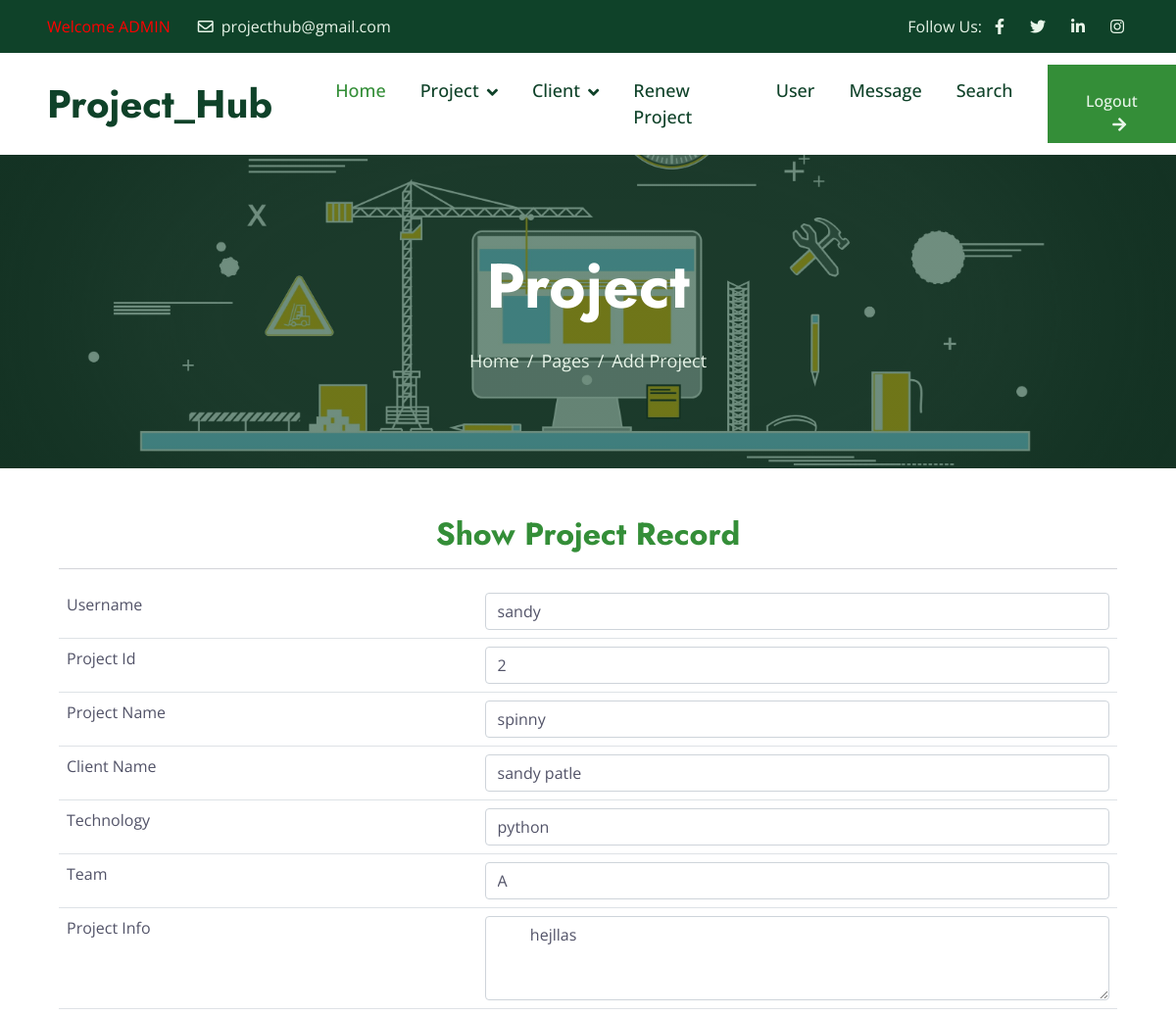
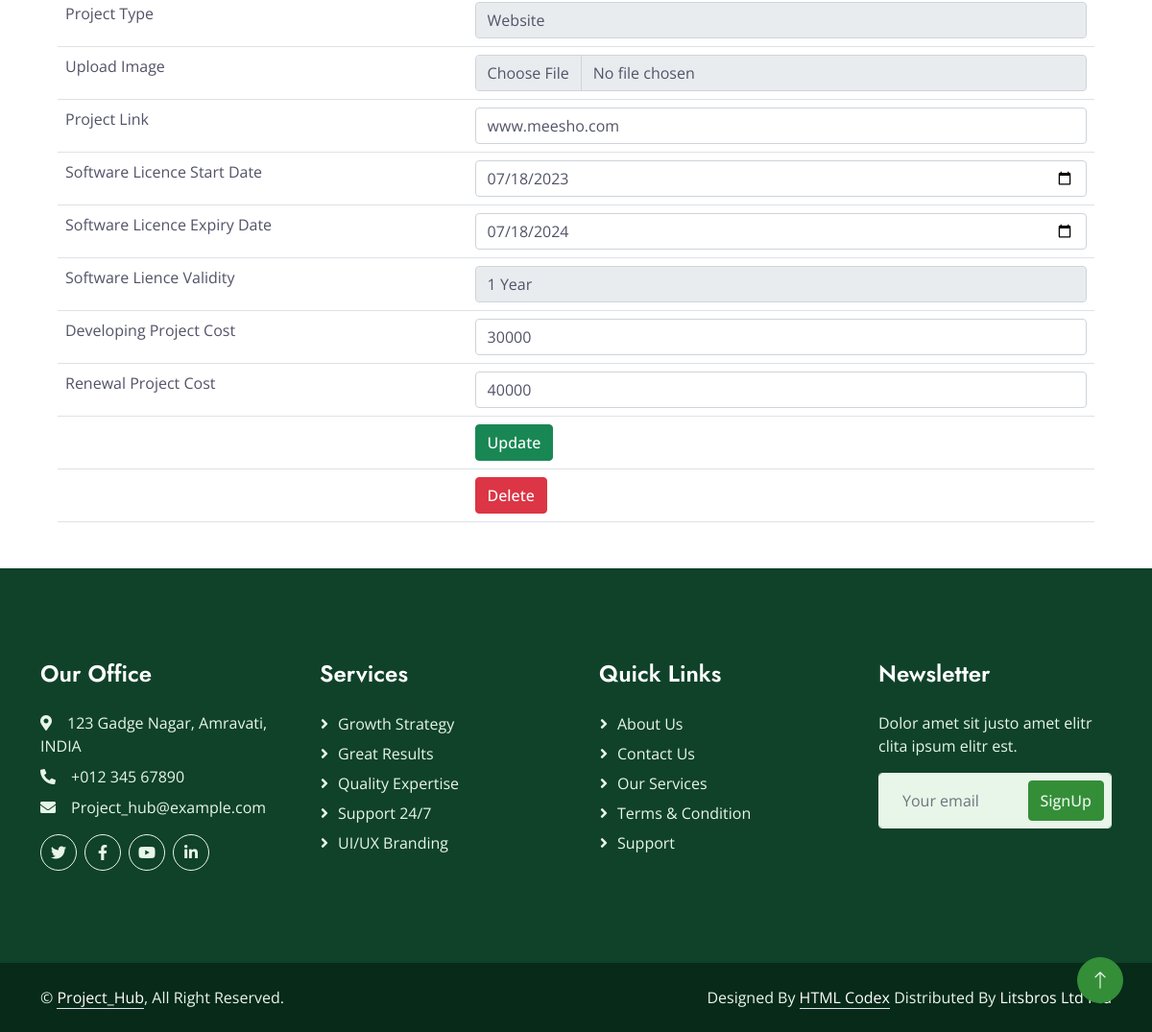
Screenshot of /project-singlerecord/2/ with the database file from the repository (2 pictures, top to bottom).
### homepage/models.py (models this page shows)
class Project(models.Model):
    project_username = models.CharField(max_length=200)
    project_id = models.IntegerField(default=1, primary_key=True)
    project_name = models.CharField(max_length=200)
    project_clientname = models.CharField(max_length=200)
    project_technology = models.CharField(max_length=200)
    project_team = models.CharField(max_length=200)
    project_info = models.CharField(max_length=500)
    project_type = models.CharField(max_length=100)
    project_image = models.ImageField()
    project_link = models.CharField(max_length=200)
    project_startdate = models.CharField(max_length=100)
    project_enddate = models.CharField(max_length=200)
    project_validity = models.CharField(max_length=200)
    project_dcost = models.IntegerField(default=1)
    project_rcost = models.IntegerField(default=1)

### homepage/views.py (the view)
# urls.py: path('project-singlerecord/<int:project_id>/', views.adminproject_singlerecord, name="Admin Project Single Record Show"),
def adminproject_singlerecord(request, project_id):
    x = Project.objects.get(project_id = project_id)
    return render(request, 'adminproject_singlerecord.html',{'projectlist':x})

### templates/adminproject_singlerecord.html (shortened to what this page needs)
{% include "header.html" %}
{% include "adminnavbar.html" %}
    <div class="container-fluid page-header py-5 mb-5 wow fadeIn" data-wow-delay="0.1s">
        <div class="container text-center py-5">
            <h1 class="display-3 text-white mb-4 animated slideInDown">Project </h1>
            <nav aria-label="breadcrumb animated slideInDown">
                <ol class="breadcrumb justify-content-center mb-0">
                    <li class="breadcrumb-item"><a href="#">Home</a></li>
                    <li class="breadcrumb-item"><a href="#">Pages</a></li>
                    <li class="breadcrumb-item active" aria-current="page"> Add Project</li>
                </ol>
            </nav>
        </div>
    </div>
		<center>
		<div style="width:90%">
            <h2 class="title">
							<center><a href="#"> Show Project Record</a></center>
							</h2>
							<hr color="Orange">
							<table class="table table-hover">
								<form method="post" action="/adminupdate-prosuccess/{{projectlist.project_id}}/">
                              	 <tr>
									<td>Username</td>
									<td><input type="text" class="form-control" name="txtusername" placeholder="Enter the Username" value="{{projectlist.project_username}}"> </td>
								</tr>
								<tr>
									<td>Project Id</td>
									<td><input type="text" class="form-control" name="txtprojectid" placeholder="Enter the ProjectId" value="{{projectlist.project_id}}"> </td>
								</tr>
								<tr>
									<td>Project Name</td>
									<td><input type="text" class="form-control" name="txtprojectname" placeholder="Enter the Project Name" value="{{projectlist.project_name}}"> </td>
								</tr>
								<tr>
									<td>Client Name</td>
									<td><input type="text" class="form-control" name="txtclientname" placeholder="Enter the Client Name" value="{{projectlist.project_clientname}}"> </td>
								</tr>
								<tr>
									<td>Technology</td>
									<td><input type="text" class="form-control" name="txttechnology" placeholder="Enter the Technology" value="{{projectlist.project_technology}}"> </td>
								</tr>
								<tr>
									<td>Team</td>
									<td><input type="text" class="form-control" name="txtteam" placeholder="Enter the Team Name" value="{{projectlist.project_team}}"> </td>
								</tr>
								<tr>
									<td>Project Info</td>
									<td> <textarea class="form-control" id="exampleFormControlTextarea1" name="txtprojectinfo" rows="3" > {{projectlist.project_info}} </textarea></td>
								</tr>
								<tr>
									<td>Project Type </td>
									<td>
										<select name="txtprojecttype" id="type" class="form-control" value="{{projectlist.project_type}}">
											<option>Website</option>
										</select>
									</td>
								</tr>
								<tr>
									<td> Upload Image </td>
									<td><input type="file" class="form-control" name="projectimg" accept="image/png, image/jpeg" value="{{projectlist.project_image}}"> </td>
								</tr>
								<tr>
									<td>Project Link</td>
									<td><input type="text" class="form-control" name="txtlink" placeholder="Enter the Project Link" value="{{projectlist.project_link}}"> </td>
								</tr>
								<tr>
									<td>Software Licence Start Date</td>
									<td><input type="date" class="form-control" name="txtdatestart" value="{{projectlist.project_startdate}}"></td>
								</tr>
								<tr>
									<td>Software Licence Expiry Date</td>
									<td><input type="date" class="form-control" name="txtdateend" value="{{projectlist.project_enddate}}"></td>
								</tr>
								<tr>
									<td>Software Lience Validity</td>
									<td>
										<select name="txtyear" id="txtyear"  class="form-control" value="{{projectlist.project_validity}}">
											<option>1 Year</option>
										</select>
									</td>
								</tr>
								<tr>
									<td> Developing Project Cost</td>
									<td><input type="number" class="form-control" name="txtcostdev" placeholder="Enter the project Renewal cost" value="{{projectlist.project_dcost}}"> </td>
								</tr>
								<tr>
									<td>Renewal Project Cost</td>
									<td><input type="number" class="form-control" name="txtcostren" placeholder="Enter the project developement cost" value="{{projectlist.project_rcost}}"> </td>
								</tr>
								<tr>
									<td> </td>
									<td>
										<input type="Submit" class="btn btn-success" value="Update">
									</td>
								</tr>
								</form>
								<tr>
									<td> </td>
									<td>
										<form method="post" action="/adminproject-delete/{{projectlist.project_id}}/">
											<input type="Submit" class="btn btn-danger" value="Delete">
										</form>
									</td>
								</tr>
							</table>
		</div>
		</center>
{% include "footer.html" %}

### static/css/style.css (style rules this page uses)
:root { --primary: #348E38; --secondary: #525368; --light: #E8F5E9; --dark: #0F4229; }
h1, .h1, h2, .h2, .fw-bold { font-weight: 700 !important; }
.btn { transition: .5s; font-weight: 500; }
.page-header { background: linear-gradient(rgba(15, 66, 41, .6), rgba(15, 66, 41, .6)), url(../img/carousel-3.jpg) center center no-repeat; background-size: cover; }
.page-header .breadcrumb-item+.breadcrumb-item::before { color: var(--light); }
.page-header .breadcrumb-item, .page-header .breadcrumb-item a { font-size: 18px; color: var(--light); }

### rows the page displays
Project: txtusername "sandy", txtprojectid "2", txtprojectname "spinny", txtclientname "sandy patle", txttechnology "python", txtteam "A", txtprojectinfo "hejllas", txtprojecttype "Website", txtlink "www.meesho.com", txtdatestart "07/18/2023", txtdateend "07/18/2024", txtyear "1 Year", txtcostdev "30000", txtcostren "40000"
